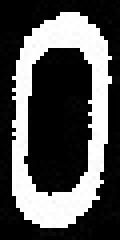
#> input picture datatrain/0/aug17498_7.jpg, 30 x 60 px (shown 4 times larger); its folder holds only this picture in this run
$ python trainSVM.py
#> lines starting #> are read from the running program, lines starting #| are printed output that depends on the picture
import os
import pickle
import cv2
import numpy as np
import glob
from sklearn.svm import LinearSVC
from sklearn.metrics import accuracy_score, classification_report

# kích thước ảnh kỹ tự
digit_w = 30
digit_h = 60

def get_digit_data(path):

#> called with path = 'datatrain/'
    digit_list = []
    label_list = []

    for number in range(10):
        print(path + str(number))
        i=0
        for img_org_path in glob.iglob(path + str(number) + '/*.jpg'):
            # đọc ảnh
            img = cv2.imread(img_org_path, 0)
#> img is the input picture: shape (60, 30); min 0, max 255, mean 84.2
            #chuyển ảnh thành mảng
            img = np.array(img)
            # chỉnh lại kích thước cho đúng tiêu chuản
            img = img.reshape(digit_w,digit_h)
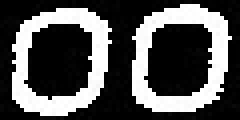
#> img: shape (30, 60) (shown 4 times larger); min 0, max 255, mean 84.2
#> pass 3 of the loop in get_digit_data, `for number in range(10):`:
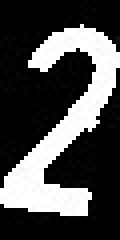
#> input picture datatrain/2/aug19472_1.jpg, 30 x 60 px (shown 4 times larger)
#> in get_digit_data, img is the input picture: shape (60, 30); min 0, max 255, mean 74.6
#> in get_digit_data, `img = img.reshape(digit_w,digit_h)`:
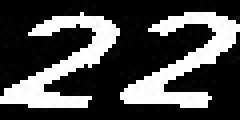
#> img: shape (30, 60) (shown 4 times larger); min 0, max 255, mean 74.6
#> the loop made 10 passes; the first 3 are shown
#> pass 3 of the loop in get_digit_data, `for number in range(65, 91):`:
#> the loop made 26 passes; the first 3 are shown
            # thêm ảnh vào trong digit_list
            digit_list.append(img)
            # thêm tên của ký tự vào label_list
            label_list.append([int(number)])

    for number in range(65, 91):
        # chuyển số thành ký tự
        number = chr(number)
        print(path + str(number))
        i=0
        for img_org_path in glob.iglob(path + str(number) + '/*.jpg'):
            # đọc ảnh
            img = cv2.imread(img_org_path, 0)
            # chuyển ảnh thành mảng
            img = np.array(img)
            # chỉnh lại kích thước mảng
            img = img.reshape(digit_w,digit_h)
            # thêm ảnh vào trong digit_list
            digit_list.append(img)
            # thêm tên của ký tự vào label_list
            label_list.append([ord(number)])

    return  digit_list, label_list

#lấy dữ liệu
path_train = "datatrain/"
path_test = "datatest/"

# lấy list các ký tự và tên của chúng
digit_train, label_train = get_digit_data(path_train)
digit_test, label_test = get_digit_data(path_test)
#> pass 3 of the loop in get_digit_data, `for number in range(10):`:
#> the loop made 10 passes; the first 3 are shown
#> pass 3 of the loop in get_digit_data, `for number in range(65, 91):`:
#> the loop made 26 passes; the first 3 are shown

# chỉnh sửa lại list
digit_train = np.array(digit_train, dtype=np.float32)
digit_test = np.array(digit_test, dtype=np.float32)

# chỉnh lại kích thước
digit_train = digit_train.reshape(-1, digit_h * digit_w)
digit_test = digit_test.reshape(-1, digit_h * digit_w)

label_train = np.array(label_train)
label_test = np.array(label_test)

# chỉnh lại kích thước
label_train = label_train.reshape(-1, 1)
label_test = label_test.reshape(-1, 1)
# tạo mô hình
model = LinearSVC(C=10)
# fit mô hình
model.fit(digit_train,label_train.ravel())

y_pre = model.predict(digit_test)
print("Score ", accuracy_score(label_test,y_pre))

print(classification_report(label_test, y_pre))

# [7 lines of commented-out code are left out]
